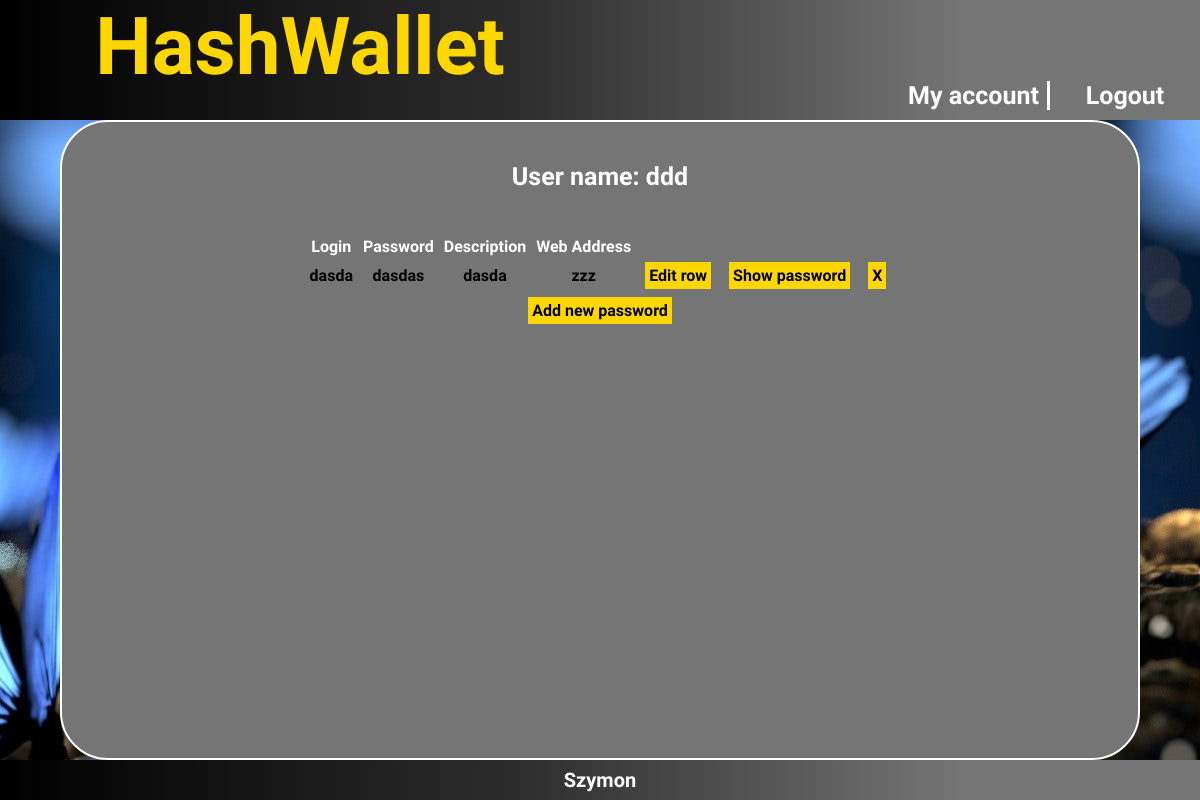
The page /controllers/mainBoardShowPasswords.php?show=84 (signed in) on the database its author committed.
### tables this page shows
CREATE TABLE `password` (
  `id_password` int(11) NOT NULL,
  `login` varchar(80) NOT NULL,
  `password` varchar(256) NOT NULL,
  `web_address` varchar(100) NOT NULL,
  `description` varchar(256) NOT NULL,
  `userId` int(10) NOT NULL
);

### controllers/classes/Baza.php (called while the page is built, shortened)
<?php
class Baza {
    private $mysqli;
    public function __construct($serwer, $user, $pass, $baza) {
        $this->mysqli = new mysqli($serwer, $user, $pass, $baza);
    }
    public function selectPole($sql, $pola) {
        $tresc = " ";
        if ($result = $this->mysqli->query($sql)) {
            $ilepol = count($pola);
            while ($row = $result->fetch_object()) {
                for ($i = 0; $i < $ilepol; $i++) {
                    $p = $pola[$i];
                    $tresc.=$row->$p;
                }
                $tresc.=" ";
            }
        }
        return $tresc;
    }
    function getPasswordRow($userId)
    {
        $tresc = [];
        if ($result = $this->mysqli->query("select * from password where userId='$userId'")) {
            while ($row = $result->fetch_object()) {
                  array_push($tresc,$row);
              }
        }
        return $tresc;
    }
}
?>

### controllers/mainBoardShowPasswords.php (the view, shortened to what this page needs)
<!DOCTYPE html>
<html lang="pl">
<head>
    <link rel="stylesheet" href="../css/style.css">
    <link rel="stylesheet" href="../css/mainBoard.css">
</head>
<body>
    <header>
        <div class="baner">
            HashWallet
        </div>
        <div class="navigation">
            <div class="right">
            <div  id="nav-hover" >
                <a href="#">My account</a>
               </div>
                <div class="main-button"> <a href='login.php?akcja=wyloguj' >Logout</a></div>
        </div>
            </div>
        </header>
   <div class=main>
    <div class="plansza-tlo">
          <?php
          $db = new Baza("localhost", "root", "", "bsiBase");
          $passOb=new Password();
          $login=$_SESSION['login'];
          $userId=$_SESSION['userId'];
          echo '<div class="login">';
          echo  $passOb->showLogin($login);
          echo '</div>';
          echo '<div class="wallet">';
          $res=$db->getPasswordRow($userId);
            if($res!=null) {
                echo '<table>';
                echo '<thead>';
                echo '<tr>';
                echo '<th>Login</th>';
                echo '<th>Password</th>';
                echo '<th>Description</th>';
                echo '<th>Web Address</th>';
                echo '<th> </th>';
                echo '</tr>';
                echo '</thead>';
            }
            foreach ($res as $passwords){
              if($passwords->id_password == filter_input(INPUT_GET, "show")) {
                  $mainPassword = $db->selectPole("select password from users where login='$login'", array("password"));
                  $cipher = "AES-256-CBC";
                  $options = 0;
                  $iv = str_repeat("0", openssl_cipher_iv_length($cipher));
                  $passwords->password = openssl_decrypt($passwords->password, $cipher, $mainPassword, $options, $iv);
              }
              echo '<tr>';
              echo '<th>' . $passwords->login . '</th>';
              echo '<th>' . $passwords->password . '</th>';
              echo '<th>' . $passwords->description . '</th>';
              echo '<th>' . $passwords->web_address . '</th>';
              echo '<th>'."<a href='mainBoardEditPassword.php?edit=$passwords->id_password'>Edit row</a>".'</th>';
              echo '<th>'."<a href='mainBoardShowPasswords.php?show=$passwords->id_password'>Show password</a>".'</th>';
              echo '<th>'."<a href='mainBoardAction.php?delete=$passwords->id_password'>X</a>".'</th>';
         }
          echo'</table>';
          echo '</div>';
            ?>
        <a href='mainBoardNewPassword.php'>Add new password</a>
    </div>
   </div>
         <footer>
        <div >Szymon</div>
    </footer>
</body>
</html>

### css/style.css (style rules this page uses)
body { width: 100vw; font-family: 'Acme', sans-serif; font-weight: 1000; margin: 0; color: #fff; height: 100vh; }
a { text-decoration: none; color: #fff; }
.baner { box-sizing: border-box; color: gold; font-size: 10vh; text-align: center; width: 50vw; height: 80%; }
header { background: linear-gradient(90deg, rgba(0,0,0,1) 0%, rgba(45,45,45,1) 43%, rgba(117,117,117,1) 80%, rgba(117,117,117,1) 100%); display: flex; flex-direction: row; flex-wrap:wrap; height: 15vh; width: 100%; }
.navigation { box-sizing: border-box; width: 50vw; display: flex; justify-content: flex-end; flex-wrap: wrap; font-size: 25px; }
.right { min-width: 50%; display: flex; justify-content:space-around; flex-wrap: wrap; align-content:flex-end; padding-bottom: 10px; text-align: center; }
.main-button { justify-content: center; list-style: none; width: 50%; }
#nav-hover { box-sizing: border-box; border-left: 3px solid #fff; width: 50%; position: relative; }
.main { background: url("zdjecia/slide1.jpg")no-repeat fixed center; min-height: 80vh; display: flex; justify-content: center; align-items: center; }
footer { box-sizing: border-box; display: flex; font-size: 20px; text-align: center; background: linear-gradient(90deg, rgba(0,0,0,1) 0%, rgba(45,45,45,1) 43%, rgba(117,117,117,1) 80%, rgba(117,117,117,1) 100%); width: 100%; height: 5vh; align-items: center; justify-content: center; }

### css/mainBoard.css (style rules this page uses)
#nav-hover { border-left: 0; border-right: 3px solid #fff; }
.main a { background: gold; color: black; padding: 4px; margin: 4px; }
.main table th { padding: 4px; }
.main table thead { color: white; }
.plansza-tlo { background: rgba(117,117,117,1); box-sizing: border-box; border: 2px solid white; border-radius: 6vh; width: 90%; min-height: 80vh; flex-direction: column; color: black; display: flex; align-items: center; }
.login { color: white; font-size: 25px; margin: 40px 0; }

### rows shown on the page
password: login "dasda", password+id_password "dasdas", description "dasda", web_address "zzz"

### other values the page prints
$login "ddd"
